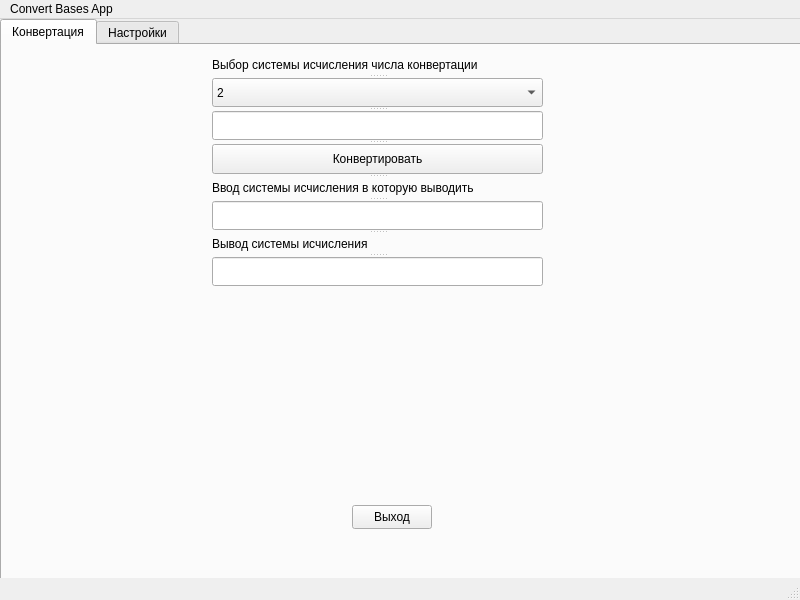
<?xml version="1.0" encoding="UTF-8"?>
<ui version="4.0">
 <class>MainWindow</class>
 <widget class="QMainWindow" name="MainWindow">
  <property name="geometry">
   <rect>
    <x>0</x>
    <y>0</y>
    <width>800</width>
    <height>600</height>
   </rect>
  </property>
  <property name="windowTitle">
   <string>MainWindow</string>
  </property>
  <widget class="QWidget" name="centralwidget">
   <widget class="QTabWidget" name="tabWidget">
    <property name="geometry">
     <rect>
      <x>0</x>
      <y>0</y>
      <width>801</width>
      <height>571</height>
     </rect>
    </property>
    <property name="currentIndex">
     <number>0</number>
    </property>
    <widget class="QWidget" name="ConverterTab">
     <attribute name="title">
      <string>Конвертация</string>
     </attribute>
     <widget class="QSplitter" name="splitter">
      <property name="geometry">
       <rect>
        <x>210</x>
        <y>10</y>
        <width>331</width>
        <height>231</height>
       </rect>
      </property>
      <property name="orientation">
       <enum>Qt::Vertical</enum>
      </property>
      <widget class="QLabel" name="inputLabel">
       <property name="text">
        <string>Выбор системы исчисления числа конвертации</string>
       </property>
      </widget>
      <widget class="QComboBox" name="inputComboBox">
       <item>
        <property name="text">
         <string>2</string>
        </property>
       </item>
       <item>
        <property name="text">
         <string>8</string>
        </property>
       </item>
       <item>
        <property name="text">
         <string>10</string>
        </property>
       </item>
       <item>
        <property name="text">
         <string>16</string>
        </property>
       </item>
      </widget>
      <widget class="QLineEdit" name="inputLineEdit"/>
      <widget class="QPushButton" name="translateButton">
       <property name="text">
        <string>Конвертировать</string>
       </property>
      </widget>
      <widget class="QLabel" name="outputLabel">
       <property name="text">
        <string>Ввод системы исчисления в которую выводить</string>
       </property>
      </widget>
      <widget class="QLineEdit" name="outputBaseLineEdit"/>
      <widget class="QLabel" name="outputLabel_2">
       <property name="text">
        <string>Вывод системы исчисления</string>
       </property>
      </widget>
      <widget class="QLineEdit" name="outputLineEdit"/>
     </widget>
     <widget class="QPushButton" name="exitButton">
      <property name="geometry">
       <rect>
        <x>350</x>
        <y>460</y>
        <width>80</width>
        <height>24</height>
       </rect>
      </property>
      <property name="text">
       <string>Выход</string>
      </property>
     </widget>
    </widget>
    <widget class="QWidget" name="SettingsTab">
     <attribute name="title">
      <string>Настройки</string>
     </attribute>
     <widget class="QWidget" name="">
      <property name="geometry">
       <rect>
        <x>60</x>
        <y>20</y>
        <width>151</width>
        <height>151</height>
       </rect>
      </property>
      <layout class="QVBoxLayout" name="verticalLayout_3">
       <item>
        <widget class="QPushButton" name="labelColorButton">
         <property name="text">
          <string>Выбор цвета текста</string>
         </property>
        </widget>
       </item>
       <item>
        <widget class="QCheckBox" name="saveSettingsCheckBox">
         <property name="text">
          <string>Сохранить</string>
         </property>
        </widget>
       </item>
      </layout>
     </widget>
    </widget>
   </widget>
  </widget>
  <widget class="QMenuBar" name="menubar">
   <property name="geometry">
    <rect>
     <x>0</x>
     <y>0</y>
     <width>800</width>
     <height>21</height>
    </rect>
   </property>
   <widget class="QMenu" name="menuConvert_Bases_App">
    <property name="title">
     <string>Convert Bases App</string>
    </property>
   </widget>
   <addaction name="menuConvert_Bases_App"/>
  </widget>
  <widget class="QStatusBar" name="statusbar"/>
 </widget>
 <resources/>
 <connections/>
</ui>
